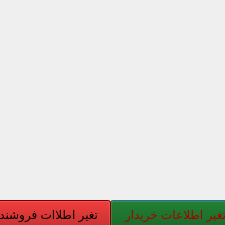
<?xml version="1.0" encoding="UTF-8"?>
<ui version="4.0">
 <class>chenge_information</class>
 <widget class="QDialog" name="chenge_information">
  <property name="geometry">
   <rect>
    <x>0</x>
    <y>0</y>
    <width>225</width>
    <height>225</height>
   </rect>
  </property>
  <property name="minimumSize">
   <size>
    <width>225</width>
    <height>225</height>
   </size>
  </property>
  <property name="maximumSize">
   <size>
    <width>225</width>
    <height>225</height>
   </size>
  </property>
  <property name="windowTitle">
   <string>Dialog</string>
  </property>
  <property name="styleSheet">
   <string notr="true">background-image: url(:/photos/info.png);</string>
  </property>
  <widget class="QPushButton" name="pushButton">
   <property name="geometry">
    <rect>
     <x>110</x>
     <y>200</y>
     <width>131</width>
     <height>29</height>
    </rect>
   </property>
   <property name="styleSheet">
    <string notr="true">background-image: url();
background-color: rgb(0, 85, 0);
color: rgb(170, 0, 0);</string>
   </property>
   <property name="text">
    <string>تغیر اطلاعات خریدار</string>
   </property>
  </widget>
  <widget class="QPushButton" name="pushButton_2">
   <property name="geometry">
    <rect>
     <x>-20</x>
     <y>200</y>
     <width>131</width>
     <height>29</height>
    </rect>
   </property>
   <property name="styleSheet">
    <string notr="true">background-image: url();
background-color: rgb(170, 0, 0);
color: rgb(0, 0, 0);</string>
   </property>
   <property name="text">
    <string>تغیر اطلاات فروشنده</string>
   </property>
  </widget>
 </widget>
 <resources/>
 <connections/>
</ui>
